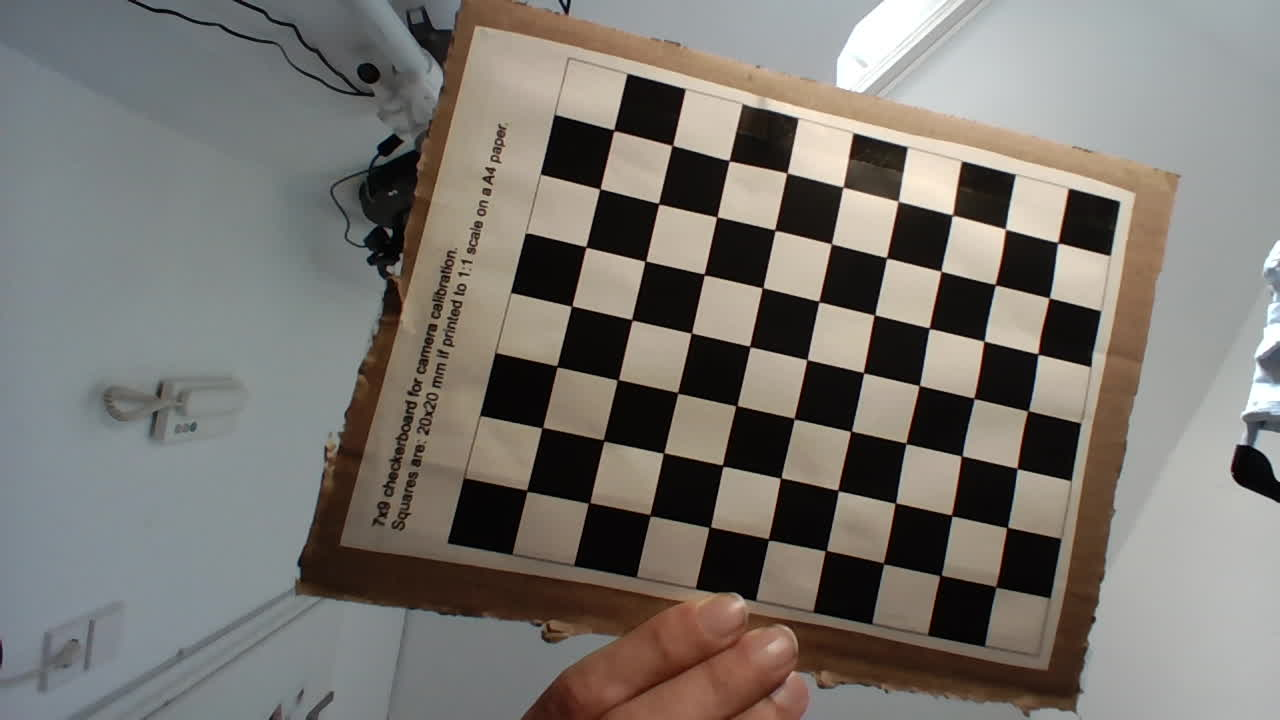
#> input picture tracker/experiments/lens-distortion/images/checkerboard_00.jpeg, 1280 x 720 px; its folder holds only this picture in this run
$ jupyter execute lens-distortion.ipynb
#> lines starting #> are read from the running program, lines starting #| are printed output that depends on the picture; after the words box and inside, x2 and y2 are one past the last pixel; in counts of white or black regions, pixels touching at a corner belong together; long printed decimals are rounded
[cell 1]
import cv2
import numpy as np
import glob

from matplotlib import pyplot as plt

images = glob.glob("./images/checkerboard_*.jpeg")

[cell 2]
CHECKERBOARD = (7, 9)
SQUARE_SIZE = 20.0

objp = np.zeros((CHECKERBOARD[0] * CHECKERBOARD[1], 3), np.float32)
objp[:, :2] = np.mgrid[0:CHECKERBOARD[1], 0:CHECKERBOARD[0]].T.reshape(-1, 2)
objp *= SQUARE_SIZE  # Scale by square size

objpoints = []
imgpoints = []

focal_length = 2.1
pixel_size = 0.003

camera_matrix_initial = np.array(
  [
    [focal_length, 0, 640],
    [0, focal_length, 360],
    [0, 0, 1]
  ], dtype=np.float32
)

[cell 3]
for fname in images:
  img = cv2.imread(fname)
#> img is the input picture: shape (720, 1280, 3); mean B, G, R 112.3, 117.8, 121.7
  gray = cv2.cvtColor(img, cv2.COLOR_BGR2GRAY)
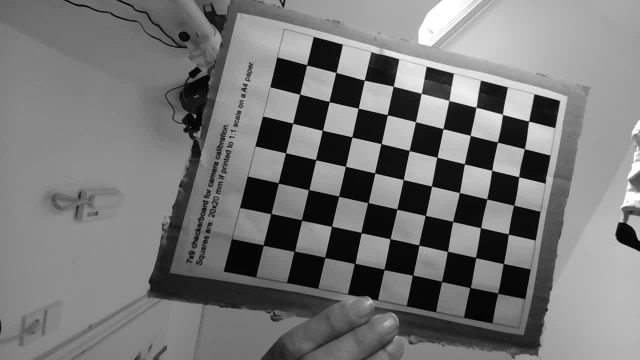
#> gray: shape (720, 1280) (shown at 1/2 size); min 0, max 255, mean 118.3

  ret, corners = cv2.findChessboardCorners(gray, CHECKERBOARD, None)
#> ret = True; corners = 63 rows, first 8: [527.1, 491.6], [541, 428.4], [556.4, 365.2], [572, 305.6], [585.4, 246.2], [600.4, 188.6], [614.7, 131.4], [589.7, 502.4]

  if ret:
    corners2 = cv2.cornerSubPix(gray, corners, (11, 11), (-1, -1),
                                criteria=(cv2.TERM_CRITERIA_EPS + cv2.TERM_CRITERIA_MAX_ITER, 30, 0.001))
#> corners2 = 63 rows, first 8: [526.7, 490.6], [542.2, 427.6], [556.8, 366.4], [571.6, 306.1], [585.8, 246.9], [599.9, 188.8], [613.7, 130.2], [589.2, 502.9]
    objpoints.append(objp)
    imgpoints.append(corners2)

    cv2.drawChessboardCorners(img, (11, 11), corners2, ret)
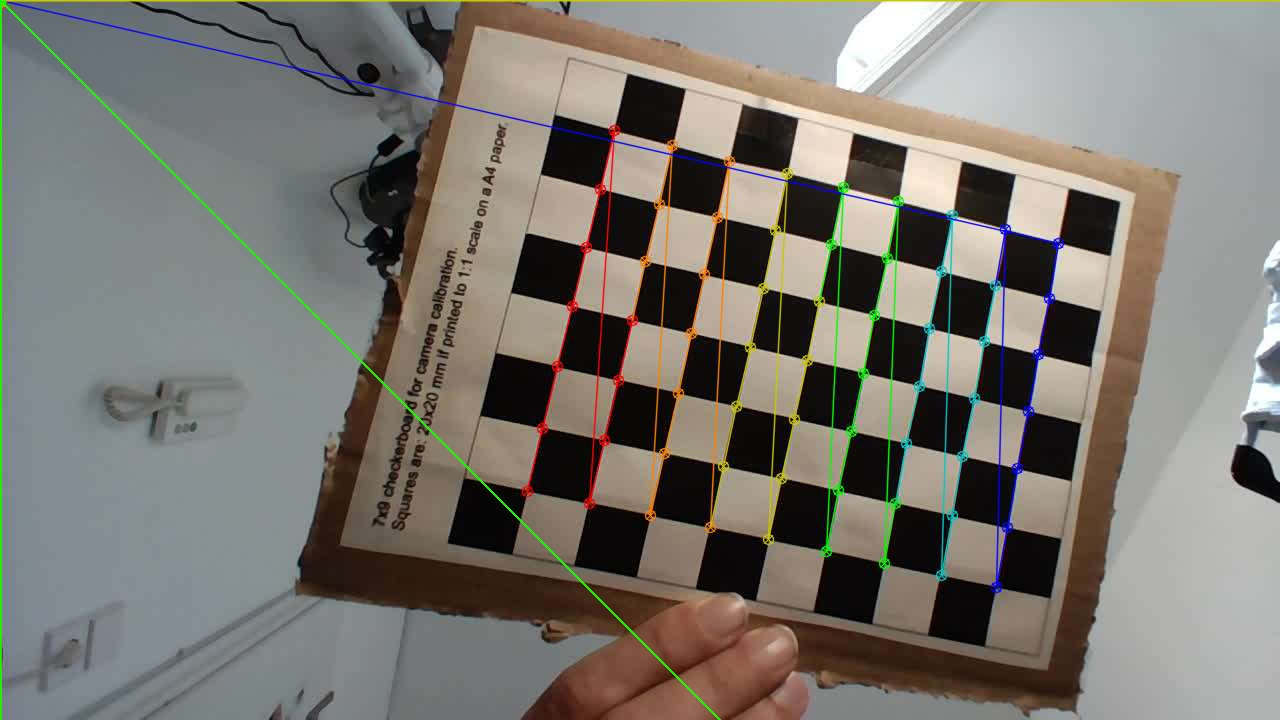
#> img: shape (720, 1280, 3); 3.52% of pixels changed, all inside (x1, y1, x2, y2) = (0, 0, 1280, 720)
    # plt.imshow(img)
    # plt.show()
  else:
    print(fname)

[cell 4]
ret, camera_matrix, dist_coeffs, rvecs, tvecs = cv2.calibrateCamera(objpoints, imgpoints, gray.shape[::-1], camera_matrix_initial, None, flags=cv2.CALIB_USE_INTRINSIC_GUESS)
#> ret = 141.1; camera_matrix = [[2.1, 0, 640], [0, 2.1, 360], [0, 0, 1]]; dist_coeffs = [[2.36e-14, 4.22e-10, -5.13e-17, 5.11e-16, -1.14e-14]]; rvecs = ([-2.25, -2.1, 0.0978],); tvecs = ([486.5, -53.64, 14.16],)
print("Camera Matrix:\n", camera_matrix)
#| Camera Matrix:
#|  [[  2.100   0.        640.       ]
#|  [  0.          2.100 360.       ]
#|  [  0.          0.          1.       ]]
print("Distortion Coefficients:\n", dist_coeffs.ravel())
#| Distortion Coefficients:
#|  [ 2.35871354e-14  4.22385379e-10 -5.13141457e-17  5.10726814e-16
#|  -1.13985312e-14]

$ run again, on tracker/experiments/lens-distortion/images/checkerboard_04.jpeg
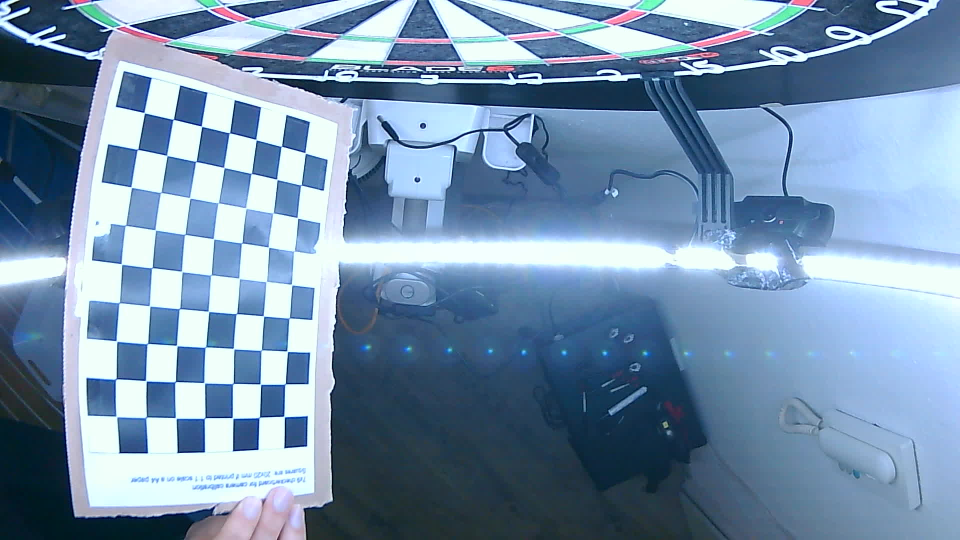
#> input picture tracker/experiments/lens-distortion/images/checkerboard_04.jpeg, 1920 x 1080 px (shown at 1/2 size)
#> img is the input picture: shape (1080, 1920, 3); mean B, G, R 171.6, 144.8, 117.9
#> `gray = cv2.cvtColor(img, cv2.COLOR_BGR2GRAY)`:
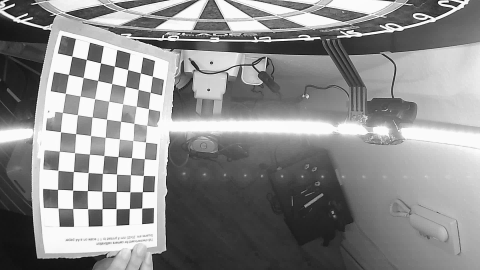
#> gray: shape (1080, 1920) (shown at 1/4 size); min 0, max 255, mean 139.8
#> `ret, corners = cv2.findChessboardCorners(gray, CHECKERBOARD, None)`: ret = True; corners = 63 rows, first 8: [289.8, 226.4], [347.1, 239], [403.3, 252.6], [459.5, 266.1], [512.1, 278.9], [563.7, 292.7], [610.3, 305.3], [275.6, 299.2]
#> corners2 = 63 rows, first 8: [289, 225.8], [347.1, 239.1], [403.6, 252.8], [459.4, 266], [512.5, 279.5], [563.3, 292.9], [610.6, 306.2], [275.7, 299]
#> `cv2.drawChessboardCorners(img, (11, 11), corners2, ret)`:
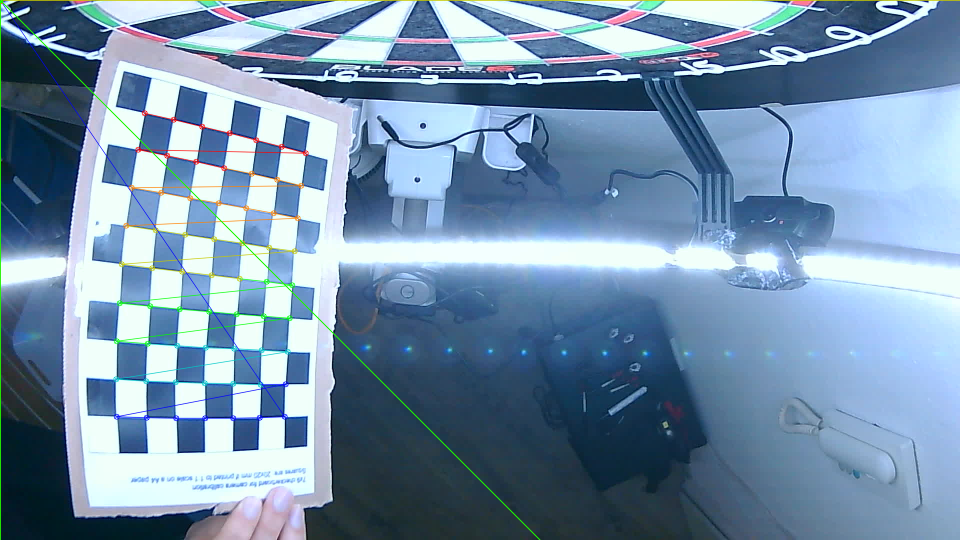
#> img: shape (1080, 1920, 3) (shown at 1/2 size); 1.63% of pixels changed, all inside (x1, y1, x2, y2) = (0, 0, 1920, 1080)
#> `ret, camera_matrix, dist_coeffs, rvecs, tvecs = cv2.calibrateCamera(ob..`: ret = 137.6; camera_matrix = [[2.1, 0, 640], [0, 2.1, 360], [0, 0, 1]]; dist_coeffs = [[7.69e-15, 1.72e-10, 9.8e-17, -1.13e-16, -2.98e-15]]; rvecs = ([-1.29, -2.86, 0.00868],); tvecs = ([-104.9, -15.62, 1.2],)
#| Camera Matrix:
#|  [[  2.100   0.        640.       ]
#|  [  0.          2.100 360.       ]
#|  [  0.          0.          1.       ]]
#| Distortion Coefficients:
#|  [ 7.69259218e-15  1.72164668e-10  9.79907584e-17 -1.12993616e-16
#|  -2.97711385e-15]

$ run again, on tracker/experiments/lens-distortion/images/checkerboard_05.jpeg
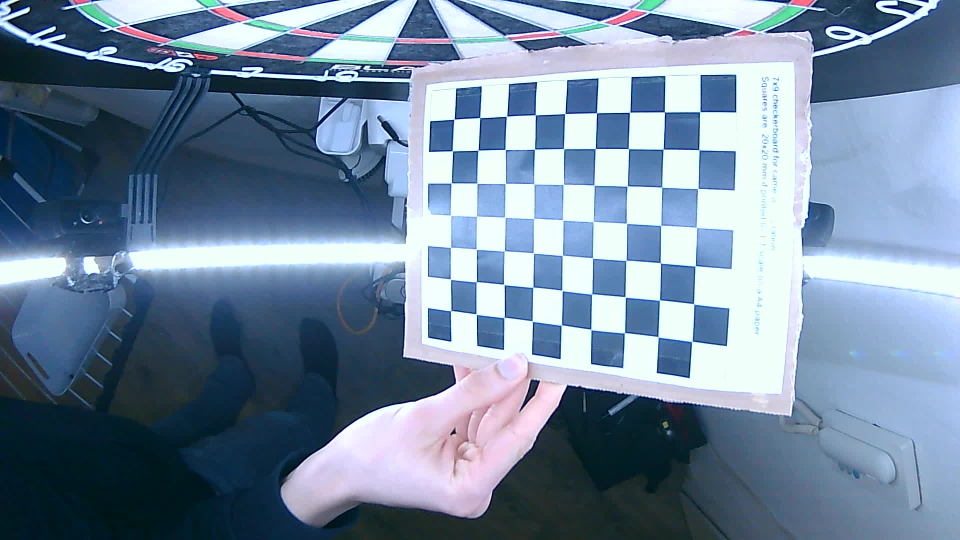
#> input picture tracker/experiments/lens-distortion/images/checkerboard_05.jpeg, 1920 x 1080 px (shown at 1/2 size)
#> img is the input picture: shape (1080, 1920, 3); mean B, G, R 158.4, 135.7, 115.1
#> `gray = cv2.cvtColor(img, cv2.COLOR_BGR2GRAY)`:
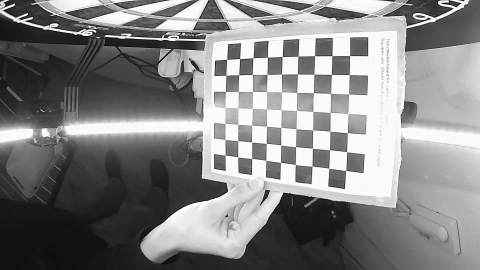
#> gray: shape (1080, 1920) (shown at 1/4 size); min 2, max 254, mean 132.1
#> `ret, corners = cv2.findChessboardCorners(gray, CHECKERBOARD, None)`: ret = True; corners = 63 rows, first 8: [1400, 224], [1398.3, 300.1], [1396.7, 376.7], [1392.9, 455], [1390.9, 531.7], [1387.3, 607.3], [1385.1, 682.4], [1328.9, 223.6]
#> corners2 = 63 rows, first 8: [1400.1, 223.9], [1398.2, 299.8], [1396.1, 377.3], [1393.2, 454.9], [1390.8, 531.9], [1387.5, 607.9], [1384.3, 682.8], [1329.3, 224.3]
#> `cv2.drawChessboardCorners(img, (11, 11), corners2, ret)`:
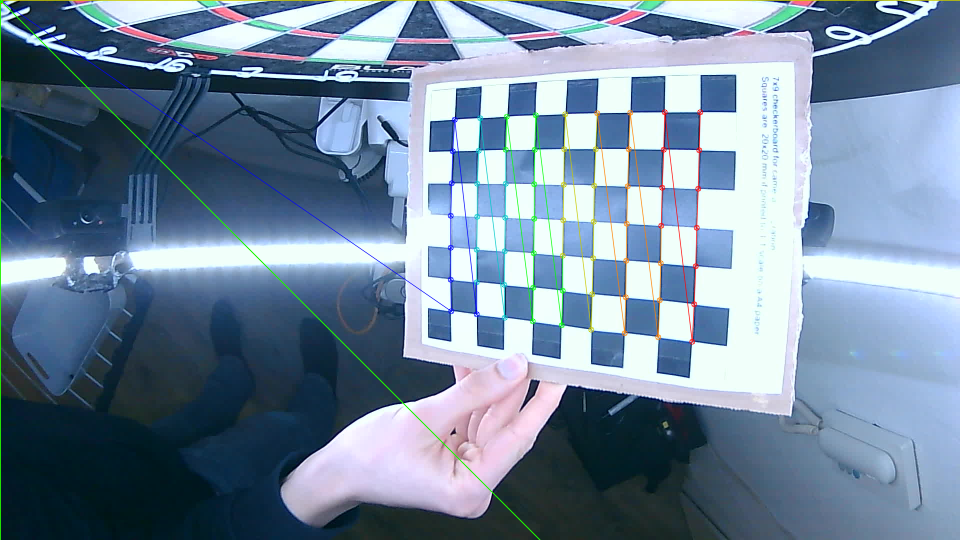
#> img: shape (1080, 1920, 3) (shown at 1/2 size); 1.86% of pixels changed, all inside (x1, y1, x2, y2) = (0, 0, 1920, 1080)
#> `ret, camera_matrix, dist_coeffs, rvecs, tvecs = cv2.calibrateCamera(ob..`: ret = 144; camera_matrix = [[2.1, 0, 640], [0, 2.1, 360], [0, 0, 1]]; dist_coeffs = [[3.49e-16, 1.79e-11, 6.65e-19, 4.29e-18, -1.45e-16]]; rvecs = ([-0.31, 3.13, 0.0285],); tvecs = ([703.2, 68, 1.84],)
#| Camera Matrix:
#|  [[  2.100   0.        640.       ]
#|  [  0.          2.100 360.       ]
#|  [  0.          0.          1.       ]]
#| Distortion Coefficients:
#|  [ 3.49073267e-16  1.79396623e-11  6.65467715e-19  4.28834376e-18
#|  -1.45232506e-16]
